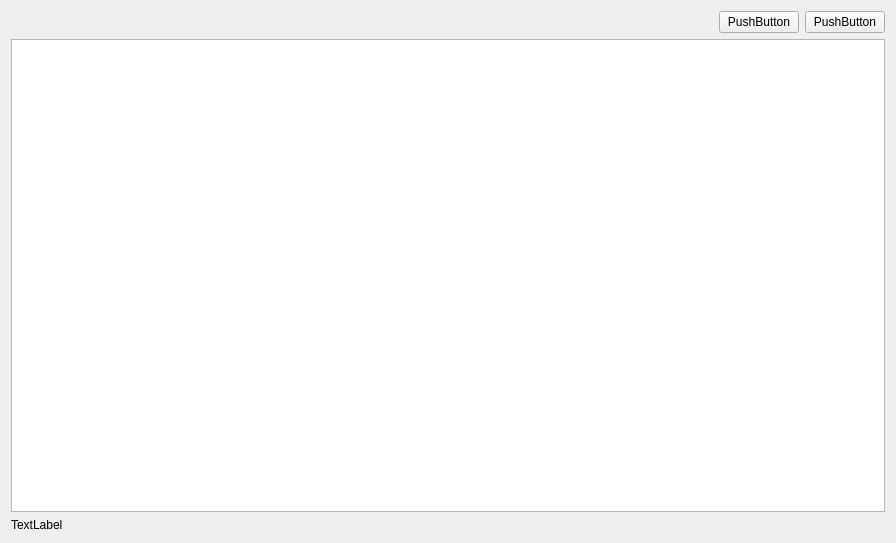
<?xml version="1.0" encoding="UTF-8"?>
<ui version="4.0">
 <class>ListPage</class>
 <widget class="QWidget" name="ListPage">
  <property name="geometry">
   <rect>
    <x>0</x>
    <y>0</y>
    <width>896</width>
    <height>543</height>
   </rect>
  </property>
  <property name="windowTitle">
   <string>Form</string>
  </property>
  <layout class="QVBoxLayout" name="verticalLayout_2">
   <item>
    <layout class="QVBoxLayout" name="verticalLayout">
     <item>
      <layout class="QHBoxLayout" name="horizontalLayout">
       <item>
        <spacer name="horizontalSpacer">
         <property name="orientation">
          <enum>Qt::Horizontal</enum>
         </property>
         <property name="sizeHint" stdset="0">
          <size>
           <width>40</width>
           <height>20</height>
          </size>
         </property>
        </spacer>
       </item>
       <item>
        <widget class="QPushButton" name="pushButton_2">
         <property name="text">
          <string>PushButton</string>
         </property>
        </widget>
       </item>
       <item>
        <widget class="QPushButton" name="pushButton">
         <property name="text">
          <string>PushButton</string>
         </property>
        </widget>
       </item>
      </layout>
     </item>
     <item>
      <widget class="QListView" name="listView"/>
     </item>
     <item>
      <widget class="QLabel" name="label">
       <property name="text">
        <string>TextLabel</string>
       </property>
      </widget>
     </item>
    </layout>
   </item>
  </layout>
 </widget>
 <resources/>
 <connections/>
</ui>
